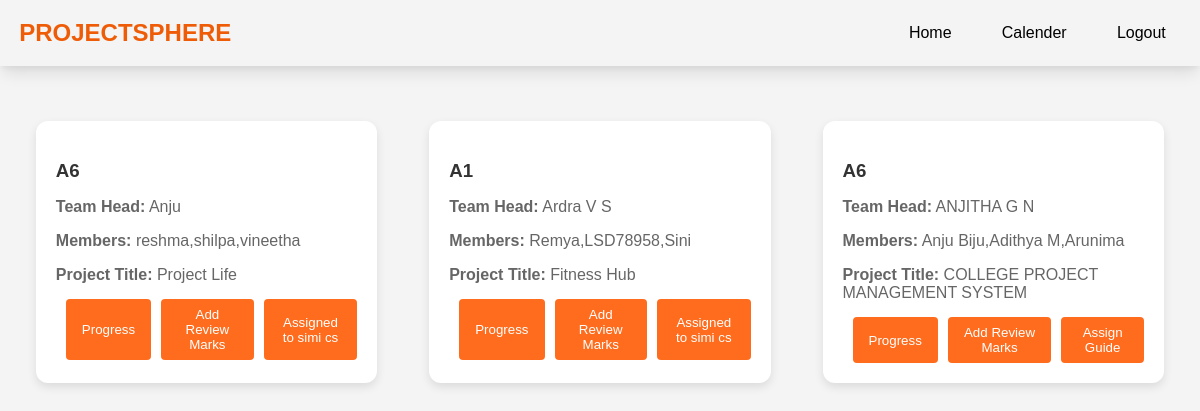
/view_team, run on the app's committed database.
### app/models.py (models this page shows)
class RegisterProject(models.Model):
	user = models.ForeignKey(User, on_delete=models.CASCADE)
	student = models.ForeignKey(StudentReg, on_delete=models.CASCADE)
	teamName = models.CharField(max_length=128)
	projectTitle = models.CharField(max_length=128)
	teamHeadName = models.CharField(max_length=128)
	teamHeadId = models.CharField(max_length=128)
	username = models.CharField(max_length=128)
	teamMember1 = models.CharField(max_length=128)
	teamMember2 = models.CharField(max_length=128)
	teamMember3 = models.CharField(max_length=128)
	teamMember1Id = models.CharField(max_length=128)
	teamMember2Id = models.CharField(max_length=128)
	teamMember3Id = models.CharField(max_length=128)
	assign = models.CharField(max_length=128,null=True)
	guide = models.ForeignKey(GuideReg, on_delete=models.CASCADE,null=True)

class GuideReg(models.Model):
	user = models.ForeignKey(User, on_delete=models.CASCADE)
	phone = models.CharField(max_length=128)

### app/views.py (the view)
# urls.py: path('view_team',views.view_team,name='view_team'),
def view_team(request):
    val = RegisterProject.objects.all()
    dic = {
        'val':val
    }
    return render(request,'coordinator/view_team.html',dic)

### app/templates/coordinator/view_team.html (shortened to what this page needs)
<!DOCTYPE html>
<html lang="en">
<head>
    <link rel="stylesheet" href="static/css/home.css">
</head>
<body>
    <nav class="navbar">
        <div class="logo">
            <a href="#">PROJECTSPHERE</a>
        </div>
        <ul class="nav-links">
            <li><a href="coordinator_home">Home</a></li>
            <li><a href="coordinator_calender">Calender</a></li>
            <li><a href="logout_view">Logout</a></li>
        </ul>
    </nav>
    <div class="container">
        {% for i in val %}
        <div class="team-card">
            <h3>{{i.teamName}}</h3>
            <p><strong>Team Head:</strong> {{i.teamHeadName}}</p>
            <p><strong>Members:</strong> {{i.teamMember1}},{{i.teamMember2}},{{i.teamMember3}}</p>
            <p><strong>Project Title:</strong> {{i.projectTitle}}</p>
            <div class="btn-container">
                <button class="btn"><a href="{% url 'progress_of_team' i.id %}"> Progress </a></button>
                <button class="btn"><a href="{% url 'coordinator_review_one' i.id %}">Add Review Marks</a> </button>
                <button class="btn">
                    {% if i.assign == null %}
                    <a href="{% url 'coordinator_assign_guide' i.id %}">Assign Guide</a>
                    {% else %}
                    Assigned to {{i.guide.user.first_name}}
                    {% endif %}
                </button>
            </div>
        </div>
        {% endfor %}
    </div>
</body>
</html>

### app/static/css/home.css (style rules this page uses)
body { margin: 0; font-family: Arial, sans-serif; }
a { text-decoration: none; color: #fff; }
.navbar { display: flex; justify-content: space-between; align-items: center; color: black; padding: 1.2rem; box-shadow: rgba(0, 0, 0, 0.1) 0px 10px 15px -3px, rgba(0, 0, 0, 0.05) 0px 4px 6px -2px; }
.navbar .logo a { color: #ef5c07; text-decoration: none; font-size: 1.5rem; font-weight: bold; }
.nav-links { list-style-type: none; margin: 0; padding: 0; display: flex; gap: 2.2rem; }
.nav-links li { margin-right: 15px; }
.nav-links li a { color: black; text-decoration: none; transition: color 0.3s ease; }
body { margin: 0; font-family: Arial, sans-serif; background-color: #f9f9f9; }
.btn { display: inline-block; padding: 10px 20px; background-color: #333; color: #fff; text-decoration: none; border-radius: 5px; transition: background-color 0.3s ease; }
body { margin: 0; font-family: 'Segoe UI', sans-serif; background-color: #f9f9f9; }
.container { max-width: 1200px; margin: 20px auto; padding: 0 20px; }

### app/templates/coordinator/view_team.html (style rules this page uses)
body { font-family: Arial, sans-serif; margin: 0; padding: 0; background-color: #f4f4f4; }
.container { max-width: 1200px; margin: auto; padding: 55px 20px; display: flex; flex-wrap: wrap; gap: 20px; justify-content: space-around; }
.team-card { background-color: #fff; border-radius: 12px; padding: 20px; box-shadow: 0 4px 10px rgba(0, 0, 0, 0.1); width: calc(33.33% - 20px); min-width: 300px; transition: transform 0.3s ease; width: 26%; }
.team-card h3 { margin-bottom: 10px; color: #333; }
.team-card p { margin-bottom: 15px; color: #666; }
.btn-container { display: flex; justify-content: flex-end; }
.btn { padding: 8px 16px; margin-left: 10px; border: none; border-radius: 4px; cursor: pointer; color: #fff; background-color: #ff6c1d; transition: background-color 0.3s ease; }

### data on the page
RegisterProject: teamName "A6", teamHeadName "Anju", teamMember1 "reshma", teamMember2 "shilpa", teamMember3 "vineetha", projectTitle "Project Life", guide.user.first_name "simi cs"
RegisterProject: teamName "A1", teamHeadName "Ardra V S", teamMember1 "Remya", teamMember2 "LSD78958", teamMember3 "Sini", projectTitle "Fitness Hub", guide.user.first_name "simi cs"
RegisterProject: teamName "A6", teamHeadName "ANJITHA G N", teamMember1 "Anju Biju", teamMember2 "Adithya M", teamMember3 "Arunima", projectTitle "COLLEGE PROJECT MANAGEMENT SYSTEM", shows "Assign Guide"
